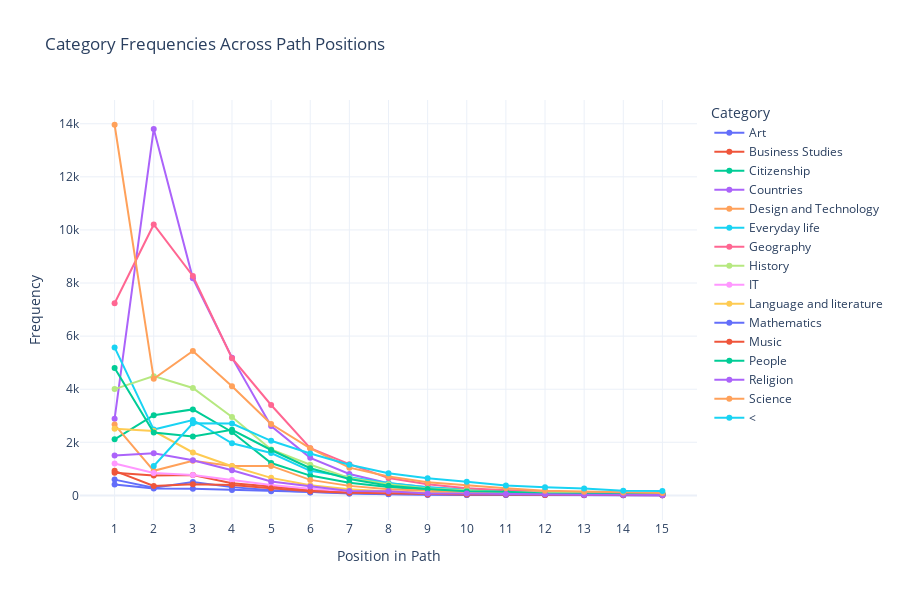

Notebook code cell kept with this figure:
### Code cell
# Calculate position frequencies (normalized or not)
df_position_data = get_position_frequencies(common_paths_f_nl, max_position=15)

# Plot interactive histogram (line or bar plot, with options for normalization and stacking)
plot_position_interactive(df_position_data, plot_type="line")

### Figure 1 — Plotly figure (JSON) as saved in the notebook; plotly's stock layout.template omitted (floating-point values rounded to 4 significant figures)
{"data": [{"hovertemplate": "Category=Art<br>Position in Path=%{x}<br>Frequency=%{y}<extra></extra>", "legendgroup": "Art", "line": {"color": "#636efa", "dash": "solid"}, "marker": {"symbol": "circle"}, "mode": "lines+markers", "name": "Art", "orientation": "v", "showlegend": true, "type": "scatter", "x": [1, 2, 3, 4, 5, 6, 7, 8, 9, 10, 11, 12, 13, 14, 15], "xaxis": "x", "y": [408, 263, 249, 207, 156, 106, 73, 50, 33, 20, 15, 17, 12, 7, 8], "yaxis": "y"}, {"hovertemplate": "Category=Business Studies<br>Position in Path=%{x}<br>Frequency=%{y}<extra></extra>", "legendgroup": "Business Studies", "line": {"color": "#EF553B", "dash": "solid"}, "marker": {"symbol": "circle"}, "mode": "lines+markers", "name": "Business Studies", "orientation": "v", "showlegend": true, "type": "scatter", "x": [1, 2, 3, 4, 5, 6, 7, 8, 9, 10, 11, 12, 13, 14, 15], "xaxis": "x", "y": [851, 750, 770, 462, 333, 194, 127, 100, 54, 32, 31, 31, 13, 20, 9], "yaxis": "y"}, {"hovertemplate": "Category=Citizenship<br>Position in Path=%{x}<br>Frequency=%{y}<extra></extra>", "legendgroup": "Citizenship", "line": {"color": "#00cc96", "dash": "solid"}, "marker": {"symbol": "circle"}, "mode": "lines+markers", "name": "Citizenship", "orientation": "v", "showlegend": true, "type": "scatter", "x": [1, 2, 3, 4, 5, 6, 7, 8, 9, 10, 11, 12, 13, 14, 15], "xaxis": "x", "y": [2111, 3019, 3240, 2390, 1221, 746, 475, 315, 213, 127, 96, 75, 64, 50, 32], "yaxis": "y"}, {"hovertemplate": "Category=Countries<br>Position in Path=%{x}<br>Frequency=%{y}<extra></extra>", "legendgroup": "Countries", "line": {"color": "#ab63fa", "dash": "solid"}, "marker": {"symbol": "circle"}, "mode": "lines+markers", "name": "Countries", "orientation": "v", "showlegend": true, "type": "scatter", "x": [1, 2, 3, 4, 5, 6, 7, 8, 9, 10, 11, 12, 13, 14, 15], "xaxis": "x", "y": [2887, 13803, 8179, 5190, 2614, 1416, 808, 462, 312, 199, 152, 95, 69, 69, 43], "yaxis": "y"}, {"hovertemplate": "Category=Design and Technology<br>Position in Path=%{x}<br>Frequency=%{y}<extra></extra>", "legendgroup": "Design and Technology", "line": {"color": "#FFA15A", "dash": "solid"}, "marker": {"symbol": "circle"}, "mode": "lines+markers", "name": "Design and Technology", "orientation": "v", "showlegend": true, "type": "scatter", "x": [1, 2, 3, 4, 5, 6, 7, 8, 9, 10, 11, 12, 13, 14, 15], "xaxis": "x", "y": [2670, 927, 1305, 1112, 1112, 585, 359, 228, 174, 110, 85, 53, 43, 34, 24], "yaxis": "y"}, {"hovertemplate": "Category=Everyday life<br>Position in Path=%{x}<br>Frequency=%{y}<extra></extra>", "legendgroup": "Everyday life", "line": {"color": "#19d3f3", "dash": "solid"}, "marker": {"symbol": "circle"}, "mode": "lines+markers", "name": "Everyday life", "orientation": "v", "showlegend": true, "type": "scatter", "x": [1, 2, 3, 4, 5, 6, 7, 8, 9, 10, 11, 12, 13, 14, 15], "xaxis": "x", "y": [5575, 2480, 2841, 1965, 1597, 925, 689, 466, 309, 227, 187, 143, 109, 94, 72], "yaxis": "y"}, {"hovertemplate": "Category=Geography<br>Position in Path=%{x}<br>Frequency=%{y}<extra></extra>", "legendgroup": "Geography", "line": {"color": "#FF6692", "dash": "solid"}, "marker": {"symbol": "circle"}, "mode": "lines+markers", "name": "Geography", "orientation": "v", "showlegend": true, "type": "scatter", "x": [1, 2, 3, 4, 5, 6, 7, 8, 9, 10, 11, 12, 13, 14, 15], "xaxis": "x", "y": [7241, 10205, 8265, 5171, 3405, 1778, 1178, 652, 422, 274, 197, 148, 98, 81, 67], "yaxis": "y"}, {"hovertemplate": "Category=History<br>Position in Path=%{x}<br>Frequency=%{y}<extra></extra>", "legendgroup": "History", "line": {"color": "#B6E880", "dash": "solid"}, "marker": {"symbol": "circle"}, "mode": "lines+markers", "name": "History", "orientation": "v", "showlegend": true, "type": "scatter", "x": [1, 2, 3, 4, 5, 6, 7, 8, 9, 10, 11, 12, 13, 14, 15], "xaxis": "x", "y": [4005, 4492, 4048, 2953, 1731, 1155, 660, 425, 264, 191, 123, 109, 71, 51, 37], "yaxis": "y"}, {"hovertemplate": "Category=IT<br>Position in Path=%{x}<br>Frequency=%{y}<extra></extra>", "legendgroup": "IT", "line": {"color": "#FF97FF", "dash": "solid"}, "marker": {"symbol": "circle"}, "mode": "lines+markers", "name": "IT", "orientation": "v", "showlegend": true, "type": "scatter", "x": [1, 2, 3, 4, 5, 6, 7, 8, 9, 10, 11, 12, 13, 14, 15], "xaxis": "x", "y": [1201, 845, 769, 580, 395, 254, 160, 114, 64, 63, 40, 27, 20, 19, 9], "yaxis": "y"}, {"hovertemplate": "Category=Language and literature<br>Position in Path=%{x}<br>Frequency=%{y}<extra></extra>", "legendgroup": "Language and literature", "line": {"color": "#FECB52", "dash": "solid"}, "marker": {"symbol": "circle"}, "mode": "lines+markers", "name": "Language and literature", "orientation": "v", "showlegend": true, "type": "scatter", "x": [1, 2, 3, 4, 5, 6, 7, 8, 9, 10, 11, 12, 13, 14, 15], "xaxis": "x", "y": [2509, 2422, 1618, 1098, 661, 386, 234, 146, 99, 94, 41, 40, 24, 28, 18], "yaxis": "y"}, {"hovertemplate": "Category=Mathematics<br>Position in Path=%{x}<br>Frequency=%{y}<extra></extra>", "legendgroup": "Mathematics", "line": {"color": "#636efa", "dash": "solid"}, "marker": {"symbol": "circle"}, "mode": "lines+markers", "name": "Mathematics", "orientation": "v", "showlegend": true, "type": "scatter", "x": [1, 2, 3, 4, 5, 6, 7, 8, 9, 10, 11, 12, 13, 14, 15], "xaxis": "x", "y": [595, 288, 504, 312, 193, 118, 68, 41, 20, 16, 11, 12, 7, 6, 6], "yaxis": "y"}, {"hovertemplate": "Category=Music<br>Position in Path=%{x}<br>Frequency=%{y}<extra></extra>", "legendgroup": "Music", "line": {"color": "#EF553B", "dash": "solid"}, "marker": {"symbol": "circle"}, "mode": "lines+markers", "name": "Music", "orientation": "v", "showlegend": true, "type": "scatter", "x": [1, 2, 3, 4, 5, 6, 7, 8, 9, 10, 11, 12, 13, 14, 15], "xaxis": "x", "y": [926, 353, 420, 396, 266, 153, 102, 79, 32, 33, 30, 17, 14, 12, 13], "yaxis": "y"}, {"hovertemplate": "Category=People<br>Position in Path=%{x}<br>Frequency=%{y}<extra></extra>", "legendgroup": "People", "line": {"color": "#00cc96", "dash": "solid"}, "marker": {"symbol": "circle"}, "mode": "lines+markers", "name": "People", "orientation": "v", "showlegend": true, "type": "scatter", "x": [1, 2, 3, 4, 5, 6, 7, 8, 9, 10, 11, 12, 13, 14, 15], "xaxis": "x", "y": [4801, 2371, 2223, 2473, 1710, 1025, 615, 362, 239, 156, 141, 74, 63, 54, 49], "yaxis": "y"}, {"hovertemplate": "Category=Religion<br>Position in Path=%{x}<br>Frequency=%{y}<extra></extra>", "legendgroup": "Religion", "line": {"color": "#ab63fa", "dash": "solid"}, "marker": {"symbol": "circle"}, "mode": "lines+markers", "name": "Religion", "orientation": "v", "showlegend": true, "type": "scatter", "x": [1, 2, 3, 4, 5, 6, 7, 8, 9, 10, 11, 12, 13, 14, 15], "xaxis": "x", "y": [1506, 1591, 1322, 945, 521, 340, 169, 155, 74, 72, 52, 43, 28, 29, 20], "yaxis": "y"}, {"hovertemplate": "Category=Science<br>Position in Path=%{x}<br>Frequency=%{y}<extra></extra>", "legendgroup": "Science", "line": {"color": "#FFA15A", "dash": "solid"}, "marker": {"symbol": "circle"}, "mode": "lines+markers", "name": "Science", "orientation": "v", "showlegend": true, "type": "scatter", "x": [1, 2, 3, 4, 5, 6, 7, 8, 9, 10, 11, 12, 13, 14, 15], "xaxis": "x", "y": [13962, 4392, 5438, 4108, 2690, 1775, 1046, 711, 499, 373, 265, 177, 142, 111, 93], "yaxis": "y"}, {"hovertemplate": "Category=<<br>Position in Path=%{x}<br>Frequency=%{y}<extra></extra>", "legendgroup": "<", "line": {"color": "#19d3f3", "dash": "solid"}, "marker": {"symbol": "circle"}, "mode": "lines+markers", "name": "<", "orientation": "v", "showlegend": true, "type": "scatter", "x": [2, 3, 4, 5, 6, 7, 8, 9, 10, 11, 12, 13, 14, 15], "xaxis": "x", "y": [1109, 2717, 2706, 2057, 1577, 1158, 831, 650, 516, 377, 306, 257, 178, 162], "yaxis": "y"}], "layout": {"height": 600, "legend": {"title": {"text": "Category"}, "tracegroupgap": 0}, "title": {"text": "Category Frequencies Across Path Positions"}, "width": 900, "xaxis": {"anchor": "y", "domain": [0, 1], "dtick": 1, "tick0": 1, "tickmode": "linear", "title": {"text": "Position in Path"}}, "yaxis": {"anchor": "x", "domain": [0, 1], "title": {"text": "Frequency"}}}}
